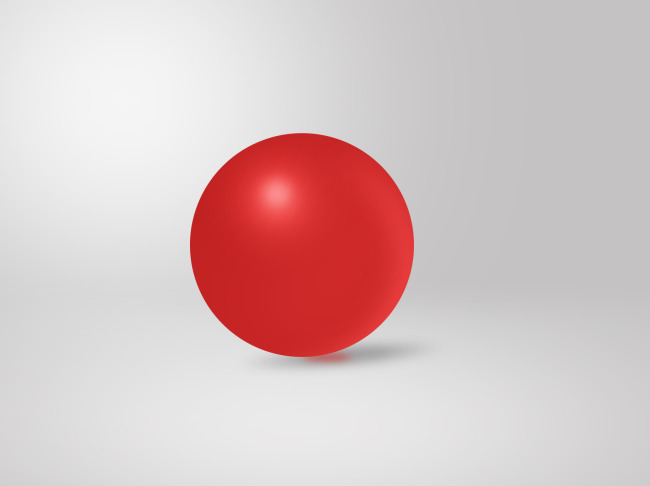
#> input picture find_color/code/red.jpg, 650 x 486 px
$ python find_red_from_pic.py red.jpg
#> lines starting #> are read from the running program, lines starting #| are printed output that depends on the picture; after the words box and inside, x2 and y2 are one past the last pixel; in counts of white or black regions, pixels touching at a corner belong together
# coding:utf-8
import cv2
import numpy as np
import time
from PIL import Image
import sys

# dont find 1 2 9 10 20
# with 2*2 kernel can fand 3 4 5 6 7 12 13 14 15 16 17
# with 4*4 kernel can find 8 11
# with no kernel just test8.png cant find

a = 5


def mohu(res, x):
    res2 = cv2.blur(res, x)
    # res2 = cv2.dilate(res2, kernel_4, iterations=1)
    res2 = cv2.erode(res2, kernel_4, iterations=1)  # erode 侵蝕 being small
    res2 = cv2.erode(res2, kernel_4, iterations=1)  # erode 侵蝕 being small
    res2 = cv2.dilate(res2, kernel_4, iterations=1)
    res2 = cv2.dilate(res2, kernel_4, iterations=1)

    return res2


if __name__ == '__main__':
    # print(sys.argv)
    Img = cv2.imread('./red.jpg')
#> Img is the input picture: shape (486, 650, 3); mean B, G, R 194.7, 194.4, 215.5
    # kernel_4 = np.ones((2, 2), np.uint8)  # 2x2的卷积核
    # kernel_4 = np.ones((3, 3), np.uint8)  # 3x3的卷积核
    kernel_4 = np.ones((4, 4), np.uint8)  # 4x4的卷积核
    if Img is not None:  # 判断图片是否读入
        cv2.imshow('test', Img)
        HSV = cv2.cvtColor(Img, cv2.COLOR_BGR2HSV)  # 把BGR图像转换为HSV格式
#> HSV: shape (486, 650, 3); mean H, S, V 59.9, 26.2, 215.5
        '''
  HSV模型中颜色的参数分别是：色调（H），饱和度（S），明度（V）  H(0-180) S(0-255) V(0-255)
    H(26-35) S(77-255) V(46-255)
  下面两个值是要识别的颜色范围
  '''
        yellow = [[14, 0, 0],
                  [40, 115, 220]]  # not bright 8 11 12 18 19   use 4*4 kernel   9 and 10 and 20 dont should find
        red = [[0, 43, 46], [10, 255, 255]]
        yellow = red
        # yellow = [[14, 0, 160], [40, 115, 220]]  # for 11
        # not bright LH=14 HH=28 or 50
        # need to better 11
        # amazing 19 should be find
        white = [[0, 0, 221], [180, 30, 255]]  # new white's lower and upper
        # yellow=white
        Lower, Upper = np.array(yellow)
        # Lower,Upper=np.array(white)
        # Lower = np.array(yellow[0])  # 要识别颜色的下限
        # Upper = np.array(yellow[1])  # 要识别的颜色的上限
        # mask是把HSV图片中在颜色范围内的区域变成白色，其他区域变成黑色
        mask = cv2.inRange(HSV, Lower, Upper)
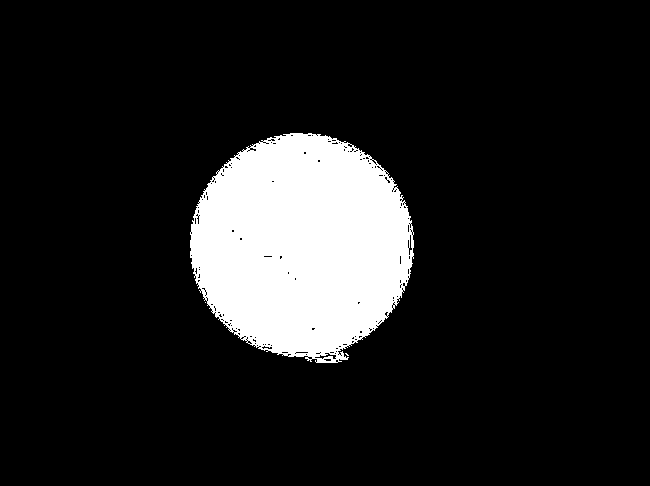
#> mask: shape (486, 650); 12.3% white; 3 white regions (2 under 20 px), largest, box (x1, y1, x2, y2) and area: (190, 133, 414, 363) 38815
        cv2.imshow('mask', mask)
        # 下面四行是用卷积进行滤波
        erosion = cv2.erode(mask, kernel_4, iterations=1)  # erode 侵蝕 being small
#> erosion: shape (486, 650); 11.2% white; 10 white regions (9 under 20 px), largest, box (x1, y1, x2, y2) and area: (192, 135, 411, 356) 35230
        erosion = cv2.erode(erosion, kernel_4, iterations=1)
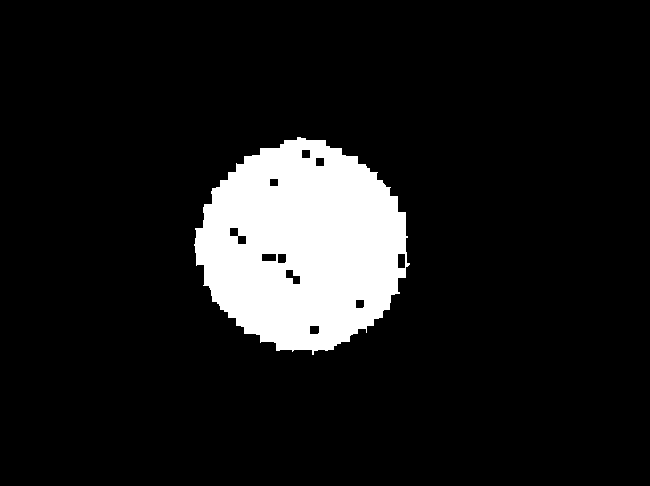
#> erosion: shape (486, 650); 10.5% white; 1 white region, box (x1, y1, x2, y2) and area: (194, 137, 410, 355) 33280
        dilation = cv2.dilate(erosion, kernel_4, iterations=1)  # 膨脹 being big
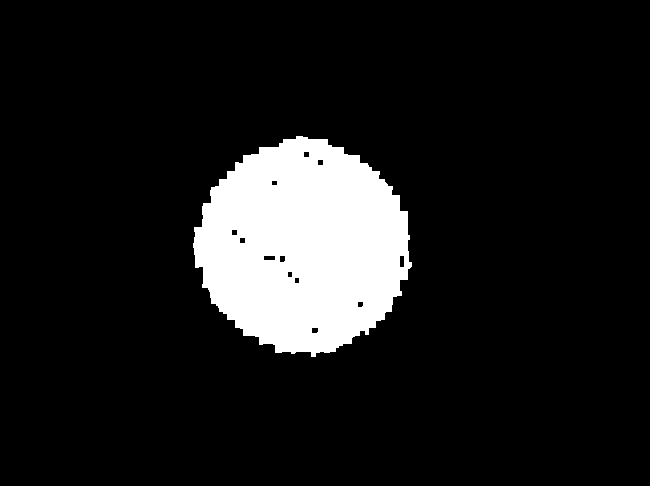
#> dilation: shape (486, 650); 11.1% white; 1 white region, box (x1, y1, x2, y2) and area: (193, 136, 412, 357) 35149
        dilation = cv2.dilate(dilation, kernel_4, iterations=1)
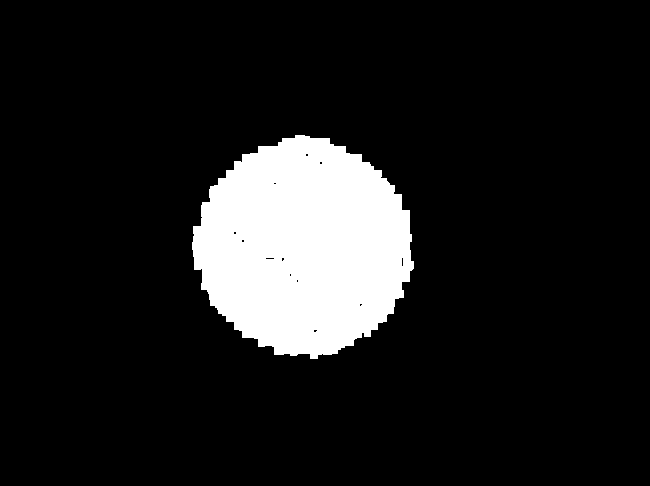
#> dilation: shape (486, 650); 11.7% white; 1 white region, box (x1, y1, x2, y2) and area: (192, 135, 414, 359) 36820

        erosion = cv2.erode(dilation, kernel_4, iterations=1)
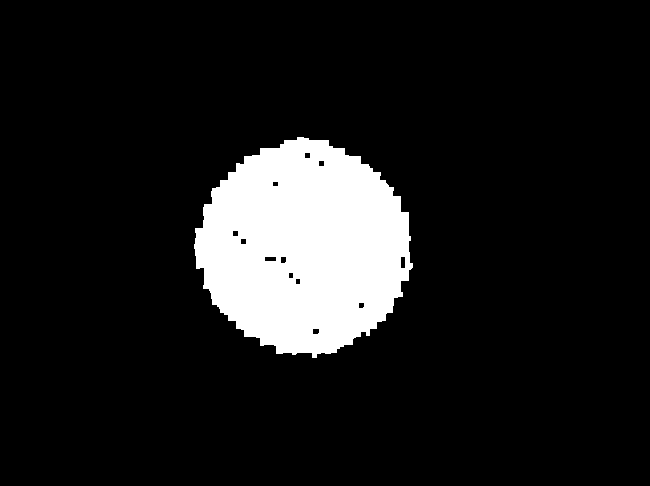
#> erosion: shape (486, 650); 11.1% white; 1 white region
        # [9 lines of commented-out code are left out]
        target = cv2.bitwise_and(Img, Img, mask=dilation)
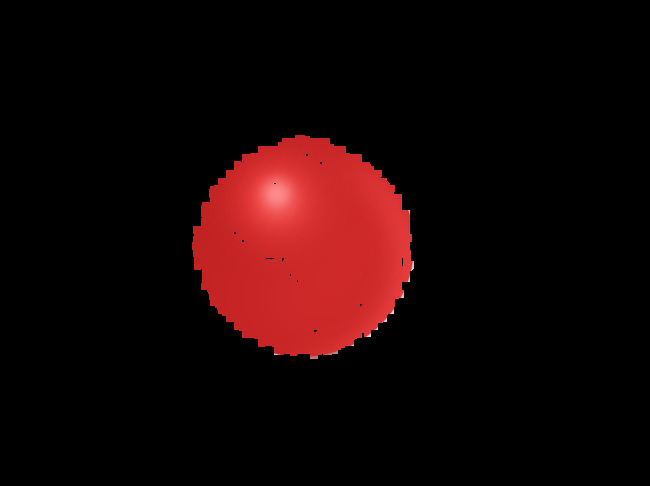
#> target: shape (486, 650, 3); mean B, G, R 5.3, 5.4, 24.3
        cv2.imshow('target', target)
        # 将滤波后的图像变成二值图像放在binary中
        ret, binary = cv2.threshold(dilation, 127, 255, cv2.THRESH_BINARY)
        # 在binary中发现轮廓，轮廓按照面积从小到大排列 findContours常用来获取轮廓
        contours, hierarchy = cv2.findContours(binary, cv2.RETR_EXTERNAL, cv2.CHAIN_APPROX_SIMPLE)
#> contours = 1 contour; box (x1, y1, x2, y2) and area: (192, 135, 414, 359) 36453
        # cv2.imshow('t',hierarchy)
        # time.sleep(3)
        p = 0
        for i in contours:  # 遍历所有的轮廓
            print(cv2.contourArea(i))  # print the size of area
            # time.sleep(1)
            x, y, w, h = cv2.boundingRect(i)  # 将轮廓分解为识别对象的左上角坐标和宽、高
            # 在图像上画上矩形（图片、左上角坐标、右下角坐标、颜色、线条宽度）
            cv2.rectangle(Img, (x-a, y-a), (x + w+a, y + h+a), (0, 255, 0), 3)
            # 给识别对象写上标号
            # font = cv2.FONT_HERSHEY_SIMPLEX
            # cv2.putText(Img, str(p), (x - 10, y + 10), font, 1, (0, 0, 255), 2)  # 加减10是调整字符位置
            p += 1
#> this loop made 1 pass
#> (x, y, w, h, p) on pass 1: (192, 135, 222, 224, 1)
#| 36453.0
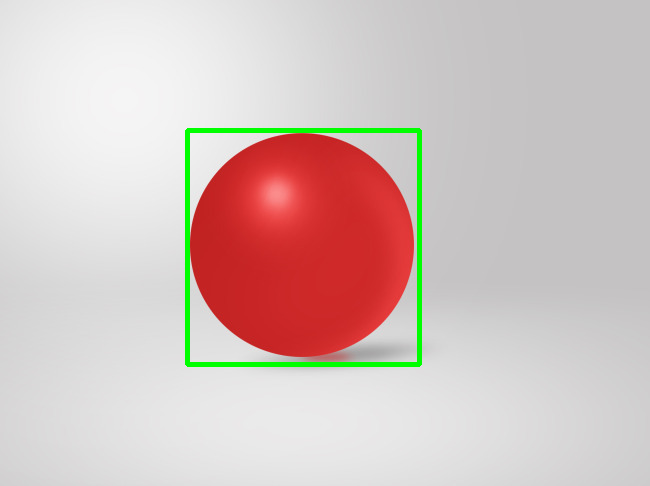
#> Img: shape (486, 650, 3); 1.47% of pixels changed, all inside (x1, y1, x2, y2) = (185, 128, 422, 367)
#> after the loop, p = 1
        # print('there')
        # time.sleep(5)

        print('黄色方块的数量是', p, '个')  # 终端输出目标数量
#| 黄色方块的数量是 1 个
        # [4 lines of commented-out code are left out]
        cv2.imshow('Img', Img)
        # cv2.imwrite('Img.png', Img)  # 将画上矩形的图形保存到当前目录
        # cv2.imshow('test',image)
    else:
        print('there is no picture')
        sys.exit(0)
    while True:
        Key = chr(cv2.waitKey(15) & 255)
#> (key Esc is pressed here)
        if Key == 'q':
            cv2.destroyAllWindows()
            break
